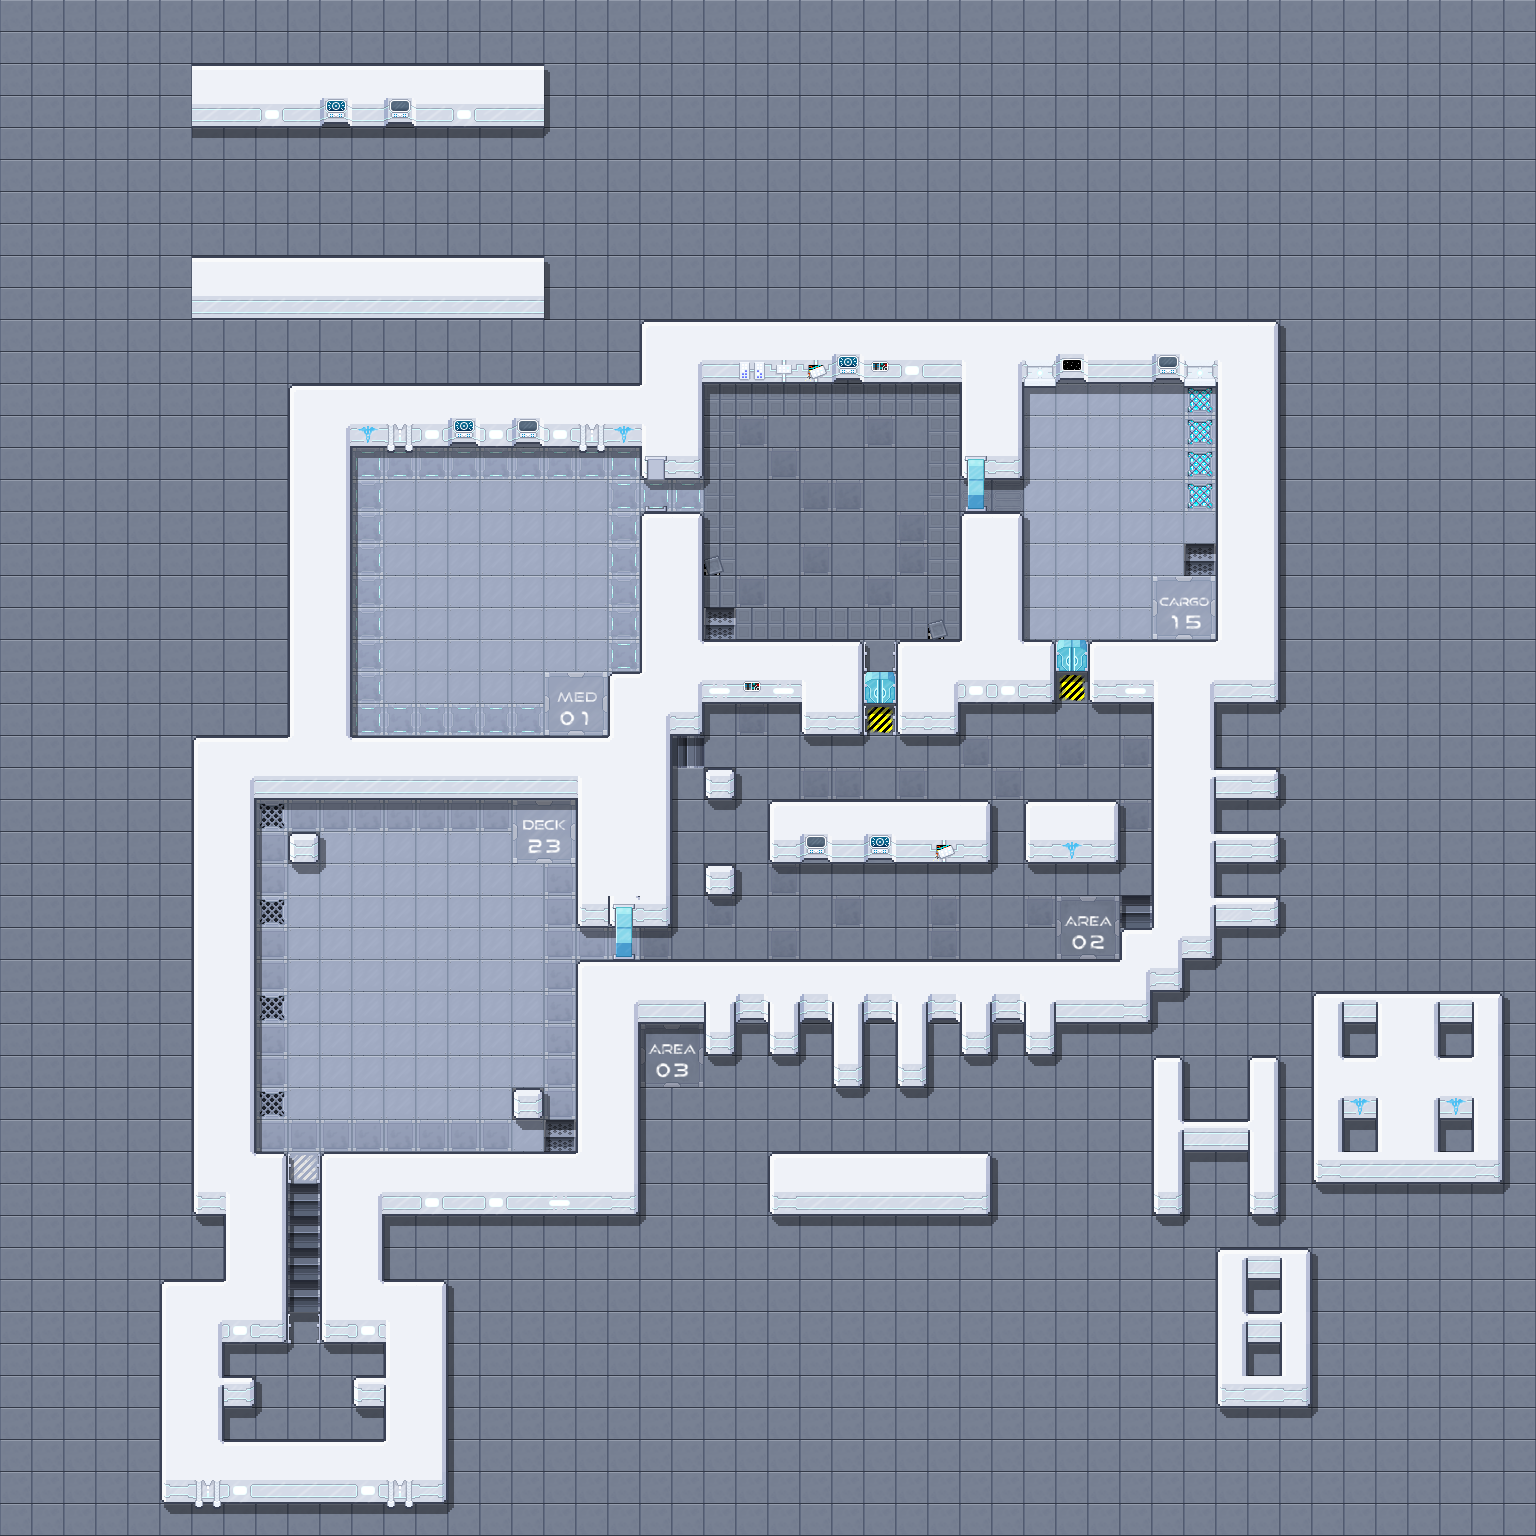

Tiled map render using the project's own tile images. Description and the map definition, with tile-layer contents summarised, below:
An orthogonal 48x48 tile map with 32x32 px tiles, 5 tile layers (base, overlay, shadows, walls, ...).

<map version="1.4" tiledversion="1.4.2" orientation="orthogonal" renderorder="right-down" width="48" height="48" tilewidth="32" tileheight="32" infinite="0" nextlayerid="12" nextobjectid="1">
 <tileset firstgid="1" source="scifi_tileset_02.tsx" />
 <layer id="6" name="base" width="48" height="48">
  <data>[2304 cells, 2304 non-empty, 29 distinct tile ids]</data>
 </layer>
 <layer id="7" name="overlay" width="48" height="48">
  <data>[2304 cells, 22 non-empty, 17 distinct tile ids]</data>
 </layer>
 <layer id="8" name="shadows" width="48" height="48" opacity="0.4">
  <data>[2304 cells, 356 non-empty, 8 distinct tile ids]</data>
 </layer>
 <layer id="9" name="walls" width="48" height="48">
  <data>[2304 cells, 545 non-empty, 55 distinct tile ids]</data>
 </layer>
 <layer id="10" name="doors" width="48" height="48">
  <data>[2304 cells, 12 non-empty, 6 distinct tile ids]</data>
 </layer>
</map>